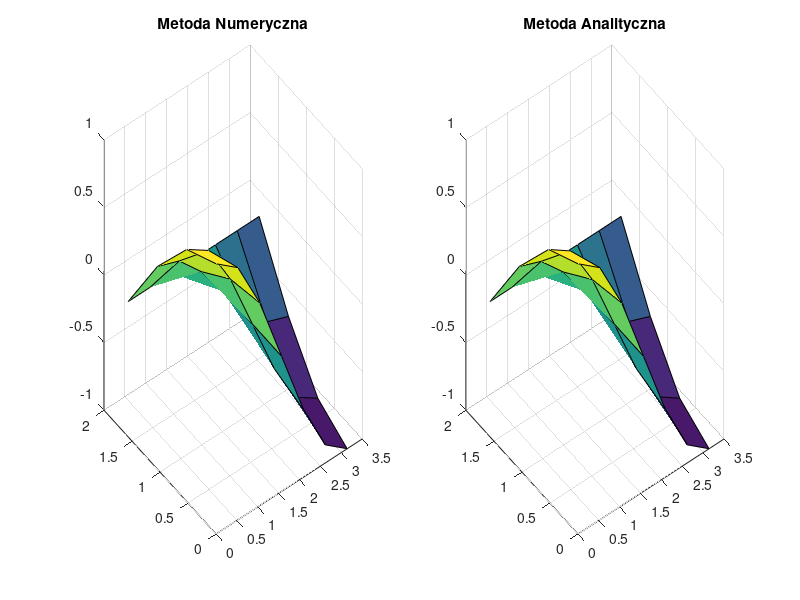

This chart was generated by the following MATLAB code:
%metoda Jacobiego
clc
clear all
tic

%funkcja
F = @(x,y) -cos(x+y)-cos(x-y);

%rozwi�zanie analityczne
G = @(x,y) cos(x).*cos(y);

%przedzia� omega
xa=0;
xb=pi;
yc=0;
yd=pi/2;

%warunki brzegowe
war1 = @(x) cos(x);
war2 = @(y) -cos(y);
war3 = @(x) 0;
war4 = @(y) cos(y);

%siatka
n=5;
m=(yd-yc)/(xb-xa)*(n+1)-1;

h=(xb-xa)/(n+1);
x=linspace(xa,xb,n+2);
y=linspace(yc,yd,m+2);

tol=1e-4; 
error = 10; 
licznik=0; 

%tworzenie macierzy
M0=zeros(m,n)+1;
M1(1:n+2) = war1(x);
M2(1:m) = war2(y(2:length(y)-1));
M3(1:n+2) = war3(x);
M4(1:m) = war4(y(2:length(y)-1));

M0=[M4', M0, M2'];
M0=[M1;M0;M3];

for i=1:m+2
    for j=1:n+2
        g(i,j) = G(x(j),y(i));
    end
end

while error>tol
    for i=2:m+1
        for j=2:n+1
            M(i-1,j-1) =0.25*(M0(i+1,j)+M0(i-1,j)+M0(i,j+1)+M0(i,j-1))-0.25*h^2*F(x(j),y(i));
        end
    end
    
    error=max(max(abs(M0(2:m+1,2:n+1)-M)));
    M0(2:m+1,2:n+1)=M;
    licznik = licznik+1;
    
end

%wykresy
[X,Y] = meshgrid(x,y);
subplot(1,2,1)
surf(X,Y,M0)
title('Metoda Numeryczna')
subplot(1,2,2)
surf(X,Y,(G(X,Y)))
title('Metoda Analityczna')

licznik
toc
